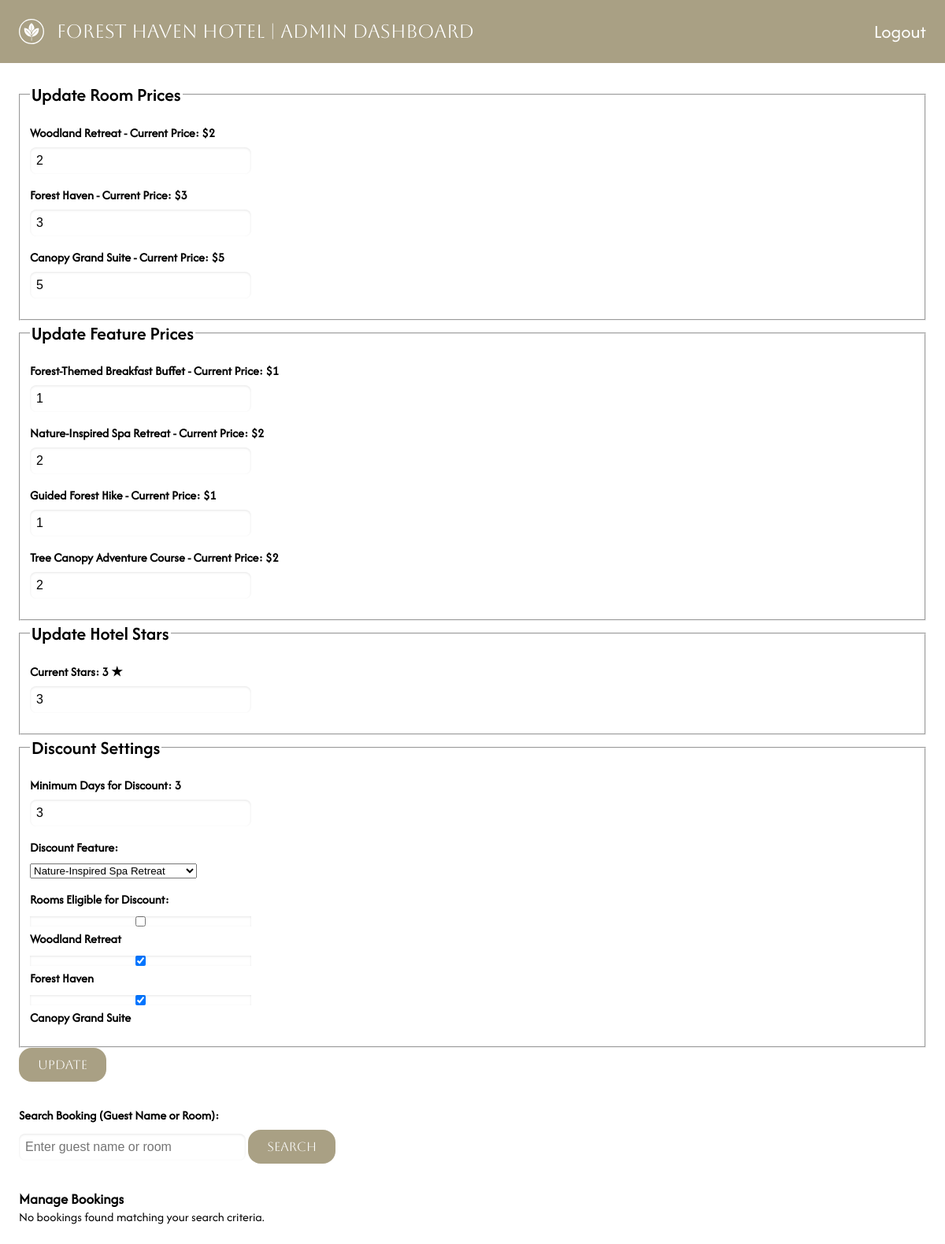
Screenshot of /admin/dashboard.php (signed in) with the database file from the repository.
### tables this page shows
CREATE TABLE rooms (
    id INTEGER PRIMARY KEY AUTOINCREMENT,
    type TEXT NOT NULL,
    name TEXT NOT NULL,
    price INTEGER NOT NULL
);

CREATE TABLE features (
    id INTEGER PRIMARY KEY AUTOINCREMENT,
    name TEXT NOT NULL,
    price INTEGER NOT NULL
);

CREATE TABLE admin_settings (
    id INTEGER PRIMARY KEY AUTOINCREMENT,
    stars INTEGER NOT NULL,
    discount_min_days INTEGER DEFAULT 3,      
    discount_feature_name TEXT DEFAULT NULL,   
    FOREIGN KEY (discount_feature_name) REFERENCES features(name)
);

CREATE TABLE discount_rooms (
    id INTEGER PRIMARY KEY AUTOINCREMENT,
    admin_setting_id INTEGER NOT NULL,
    room_name TEXT NOT NULL,
    is_active BOOLEAN DEFAULT 0,
    FOREIGN KEY (admin_setting_id) REFERENCES admin_settings(id),
    FOREIGN KEY (room_name) REFERENCES rooms(name)
);

### app/functions.php (called while the page is built, shortened)
<?php
function getHotelStars($database): int
{
    $query = $database->query("SELECT stars FROM admin_settings");
    $hotelInfo = $query->fetch(PDO::FETCH_ASSOC);
    return $hotelInfo['stars'];
}

### admin/dashboard.php (the view, shortened to what this page needs)
<?php
require_once __DIR__ . '/../app/autoload.php';
require_once __DIR__ . '/../app/functions.php';
$query = $database->query("SELECT id, type, name, price FROM rooms");
$rooms = $query->fetchAll(PDO::FETCH_ASSOC);
$query = $database->query("SELECT id, name, price FROM features");
$features = $query->fetchAll(PDO::FETCH_ASSOC);
$hotelStars = getHotelStars($database);
$query = $database->query("SELECT discount_feature_name, discount_min_days FROM admin_settings LIMIT 1");
$discountSettings = $query->fetch(PDO::FETCH_ASSOC);
$currentDiscountFeature = $discountSettings['discount_feature_name'] ?? '';
$currentMinDays = $discountSettings['discount_min_days'] ?? 3;
$query = $database->prepare("SELECT room_name, is_active FROM discount_rooms WHERE admin_setting_id = 1");
$query->execute();
$currentDiscountRooms = $query->fetchAll(PDO::FETCH_ASSOC);
$bookings = [];
$searchQuery = '';
if (isset($_GET['search']) && !empty($_GET['search'])) {
    $searchQuery = htmlspecialchars($_GET['search'], ENT_QUOTES, 'UTF-8');
    $query = $database->prepare("SELECT b.id, b.guest_name, r.name AS room_name, b.arrival_date, b.departure_date, b.total_cost
                                 FROM bookings b
                                 JOIN rooms r ON b.room_id = r.id
                                 WHERE b.guest_name LIKE :search OR r.name LIKE :search");
    $query->execute([':search' => '%' . $searchQuery . '%']);
    $bookings = $query->fetchAll(PDO::FETCH_ASSOC);
} else {
    $query = $database->query("SELECT b.id, b.guest_name, r.name AS room_name, b.arrival_date, b.departure_date, b.total_cost
                                FROM bookings b
                                JOIN rooms r ON b.room_id = r.id");
    $bookings = $query->fetchAll(PDO::FETCH_ASSOC);
}
?>
<!DOCTYPE html>
<html lang="en">
<head>
    <link rel="stylesheet" href="../assets/css/style.css">
    <link rel="stylesheet" href="../assets/css/admin.css">
</head>
<body>
    <header>
        <div class="menu-container">
            <a href="#" class="logo">
                <img src="../assets/icons/logo-white.svg" alt="Forest Haven Logo" class="logo-img">
                <p>Forest Haven Hotel | Admin Dashboard</p>
            </a>
        </div>
        <a href="logout.php" class="logout-button">Logout</a>
    </header>
    <main>
        <form id="adminDashboard" method="POST" action="../app/posts/update.php">
            <fieldset>
                <legend>Update Room Prices</legend>
                <?php foreach ($rooms as $room): ?>
                    <div class="form-group">
                        <label for="room_price_<?= $room['id'] ?>">
                            <?= htmlspecialchars($room['name']) ?> - Current Price: $<?= $room['price'] ?>
                        </label>
                        <input type="number" id="room_price_<?= $room['id'] ?>" name="room_prices[<?= $room['id'] ?>]" value="<?= $room['price'] ?>" required>
                    </div>
                <?php endforeach; ?>
            </fieldset>
            <fieldset>
                <legend>Update Feature Prices</legend>
                <?php foreach ($features as $feature): ?>
                    <div class="form-group">
                        <label for="feature_price_<?= $feature['id'] ?>">
                            <?= htmlspecialchars($feature['name']) ?> - Current Price: $<?= $feature['price'] ?>
                        </label>
                        <input type="number" id="feature_price_<?= $feature['id'] ?>" name="feature_prices[<?= $feature['id'] ?>]" value="<?= $feature['price'] ?>" required>
                    </div>
                <?php endforeach; ?>
            </fieldset>
            <fieldset>
                <legend>Update Hotel Stars</legend>
                <div class="form-group">
                    <label for="hotel_stars">Current Stars: <?= $hotelStars ?> ★</label>
                    <input type="number" id="hotel_stars" name="hotel_stars" value="<?= $hotelStars ?>" min="1" max="5" required>
                </div>
            </fieldset>
            <fieldset>
                <legend>Discount Settings</legend>
                <div class="form-group">
                    <label for="discount_min_days">Minimum Days for Discount: <strong><?= $currentMinDays ?></strong></label>
                    <input type="number" id="discount_min_days" name="discount_min_days" value="<?= $currentMinDays ?>" required>
                </div>
                <div class="form-group">
                    <label for="discount_feature_name">Discount Feature:</label>
                    <select id="discount_feature_name" name="discount_feature_name" required>
                        <?php foreach ($features as $feature): ?>
                            <option value="<?= htmlspecialchars($feature['name']) ?>"
                                <?= $feature['name'] === $currentDiscountFeature ? 'selected' : '' ?>>
                                <?= htmlspecialchars($feature['name']) ?>
                            </option>
                        <?php endforeach; ?>
                    </select>
                </div>
                <div class="form-group">
                    <label>Rooms Eligible for Discount:</label>
                    <?php foreach ($rooms as $room): ?>
                        <div>
                            <input type="checkbox" id="room_<?= $room['id'] ?>"
                                name="discount_rooms[]"
                                value="<?= htmlspecialchars($room['name']) ?>"
                                <?php
                                $isActive = false;
                                foreach ($currentDiscountRooms as $discountRoom) {
                                    if ($discountRoom['room_name'] === $room['name'] && $discountRoom['is_active'] == 1) {
                                        $isActive = true;
                                        break;
                                    }
                                }
                                if ($isActive) {
                                    echo 'checked';
                                }
                                ?>>
                            <label for="room_<?= $room['id'] ?>"><?= htmlspecialchars($room['name']) ?></label>
                        </div>
                    <?php endforeach; ?>
                </div>
            </fieldset>
            <button type="submit" class="form-button">Update</button>
        </form>
        <form action="dashboard.php" method="GET" class="search-form">
            <label for="search">Search Booking (Guest Name or Room):</label>
            <input type="text" id="search" name="search" value="<?= $searchQuery ?>" placeholder="Enter guest name or room">
            <button type="submit" class="form-button">Search</button>
        </form>
        <h3>Manage Bookings</h3>
        <?php if (count($bookings) > 0): ?>
            <table class="bookings-table">
                <thead>
                    <tr>
                        <th>Booking ID</th>
                        <th>Guest Name</th>
                        <th>Room</th>
                        <th>Arrival Date</th>
                        <th>Departure Date</th>
                        <th>Total Cost</th>
                        <th>Actions</th>
                    </tr>
                </thead>
                <tbody>
                    <?php foreach ($bookings as $booking): ?>
                        <tr>
                            <td><?= htmlspecialchars($booking['id'], ENT_QUOTES, 'UTF-8') ?></td>
                            <td><?= htmlspecialchars($booking['guest_name'], ENT_QUOTES, 'UTF-8') ?></td>
                            <td><?= htmlspecialchars($booking['room_name'], ENT_QUOTES, 'UTF-8') ?></td>
                            <td><?= htmlspecialchars($booking['arrival_date'], ENT_QUOTES, 'UTF-8') ?></td>
                            <td><?= htmlspecialchars($booking['departure_date'], ENT_QUOTES, 'UTF-8') ?></td>
                            <td>$<?= htmlspecialchars($booking['total_cost'], ENT_QUOTES, 'UTF-8') ?></td>
                            <td>
                                <a href="../app/posts/delete.php?id=<?= $booking['id'] ?>" class="delete-link" onclick="return confirm('Are you sure you want to delete this booking?');">Delete</a>
                            </td>
                        </tr>
                    <?php endforeach; ?>
                </tbody>
            </table>
        <?php else: ?>
            <p class="no-results">No bookings found matching your search criteria.</p>
        <?php endif; ?>
    </main>
</body>
</html>

### assets/css/style.css (style rules this page uses)
:root { --black: #1E1E1E; --white: #FFFFFF; --grey: #CCCCCC; --beige-dark: #A9A084; --beige-light: #F7F7EF; --beige-light-rgb: 239, 234, 230; --red: #B74E4E; --green: #55B74E; --primary-font-regular: "Afacad-Regular"; --primary-font-semibold: "Afacad-Semibold"; --secondary-font: "Aboreto"; }
* { box-sizing: border-box; margin: 0; }

### assets/css/admin.css (style rules this page uses)
* { box-sizing: border-box; margin: 0; }
body { display: flex; flex-direction: column; font-family: var(--primary-font-regular); }
header { display: flex; justify-content: space-between; align-items: center; width: 100%; padding: 1.5rem; background-color: var(--beige-dark); }
.menu-container { display: flex; align-items: center; }
.logo { display: flex; align-items: center; text-decoration: none; }
.logo-img { width: 2rem; height: auto; margin-right: 1rem; }
.logo p { color: var(--white); font-family: var(--secondary-font); font-size: 1.5rem; }
.logout-button { color: var(--white); font-size: 1.5rem; text-decoration: none; }
main { padding: 1.5rem; }
form { margin-bottom: 2rem; }
legend { font-family: var(--primary-font-semibold); font-size: 1.5rem; margin-bottom: 1rem; }
form .form-group { margin-bottom: 1rem; }
form label { display: block; margin-bottom: 0.5rem; font-weight: bold; }
form input { width: 25%; padding: 0.5rem; font-size: 1rem; border: 1px solid var(--gray-light); border-radius: 0.5rem; box-shadow: inset 0 1px 3px rgba(0, 0, 0, 0.1); }
form button { color: var(--white); background-color: var(--beige-dark); font-family: var(--secondary-font); font-size: 1rem; border: none; border-radius: 1rem; padding: 0.75rem 1.5rem; cursor: pointer; }

### rows the page displays
rooms: name "Woodland Retreat", price "2"
rooms: name "Forest Haven", price "3"
rooms: name "Canopy Grand Suite", price "5"
features: name "Forest-Themed Breakfast Buffet", price "1", id+price "1"
features: name "Nature-Inspired Spa Retreat", price "2", id+price "2"
features: name "Guided Forest Hike", price "1"
features: name "Tree Canopy Adventure Course", price "2"
admin_settings: stars "3", hotel_stars "3", discount_min_days "3", discount_feature_name "Nature-Inspired Spa Retreat"
discount_rooms: is_active "☑"
discount_rooms: is_active "☑"
